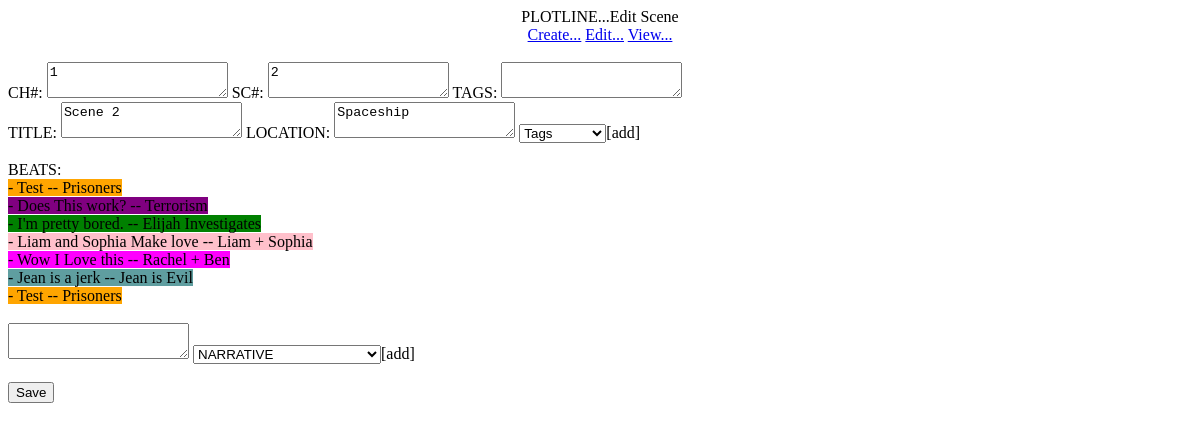
/editscene/89, run on an earlier commit of the app's database.
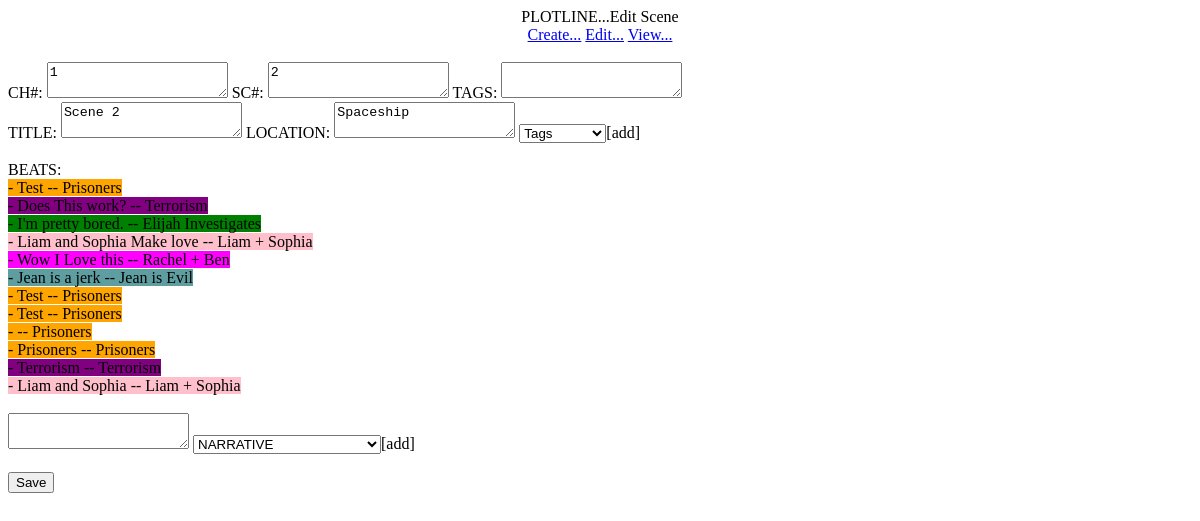
And on a later commit of the database.
### tables this page shows
CREATE TABLE "MAIN" (
	"KEY"	INTEGER UNIQUE,
	"CHAPTER"	INTEGER,
	"SCENE"	INTEGER,
	"TITLE"	TEXT UNIQUE,
	"LOCATION"	TEXT,
	"TAGS"	TEXT,
	PRIMARY KEY("KEY" AUTOINCREMENT)
);

CREATE TABLE "SCENE" (
	"KEY"	INTEGER,
	"NARRATIVE"	TEXT,
	"scene75"	TEXT,
	"scene76"	TEXT,
	"scene77"	TEXT,
	"scene78"	TEXT,
	"scene79"	TEXT,
	"scene80"	TEXT,
	"scene81"	TEXT,
	"scene82"	TEXT,
	"scene83"	TEXT,
	"scene84"	TEXT,
	"scene85"	TEXT
, scene86 TEXT, scene87 TEXT, scene88 TEXT, scene89 TEXT, scene90 TEXT, scene91 TEXT, scene92 TEXT, scene93 TEXT, scene94 TEXT);

### plotline.py (the view)
@app.route('/editscene/<KEY>')
def editscene(KEY):
	key = str(KEY)
	scenenumber = 'scene' + str(KEY)
	import sqlite3
	connection = sqlite3.connect('projdbs/' + database)
	connection.row_factory = sqlite3.Row
	cursor = connection.cursor()
	cursor.execute("SELECT * FROM MAIN WHERE KEY = ?", (key,))
	rows = cursor.fetchall()
	cursor.execute('SELECT * FROM SCENE WHERE ? != "NULL"', (scenenumber,))
	beat = cursor.fetchall()
	return render_template('editscene.html', rows=rows, key=key, beat=beat,\
	 scenenumber=scenenumber, narrative1=narrative1, narrative2=narrative2,\
	  narrative3=narrative3, narrative4=narrative4, narrative5=narrative5,\
	  narrative6=narrative6, narrative7=narrative7, narrative8=narrative8,\
	  narrative9=narrative9, narrative10=narrative10, narrative11=narrative11,\
	  narrative12=narrative12, narrative13=narrative13, narrative14=narrative14,\
	  narrative15=narrative15, narrative16=narrative16, narrative17=narrative17,\
	  narrative18=narrative18, narrative19=narrative19, narrative20=narrative20)

### templates/editscene.html (shortened to what this page needs)
<!DOCTYPE html PUBLIC "-//W3C//DTD HTML 4.01//EN" "http://www.w3.org/TR/html4/strict.dtd">
<html><head>
</head>
<body>
<div style="text-align: center;">PLOTLINE...Edit Scene<br>
  <a href="\createscene">Create...</a>
  <a href="\editscene">Edit...</a>
  <a href="\viewoutline">View...</a>
  <br>
  <br>
<div style="text-align: left;">
{% for row in rows %}
<form action="/updatescene/{{key}}" method="post">
  CH#: <textarea input name="CHAPTER">{{row['CHAPTER']}} </textarea>
  SC#: <textarea input name="SCENE">{{row['SCENE']}} </textarea>
  TAGS: <textarea input name="TAGS">{{row['TAGS']}} </textarea>
  <br>
  TITLE: <textarea input name="TITLE">{{row['TITLE']}} </textarea>
  LOCATION: <textarea input name='LOCATION'>{{row['LOCATION']}} </textarea>
  <select name="ADDTAGS" id="ADDTAGS">
  <option value="Tags">Tags</option>
  </select>[add]<br>
  <br>
  BEATS:
  <br>
  {% for row in beat %}
  {% if row[scenenumber] is not none %}
  {% if row['NARRATIVE'] == narrative1 %}
  {% set color = 'narrative1' %}
  {% elif row['NARRATIVE'] == narrative2 %}
  {% set color = 'narrative2' %}
  {% elif row['NARRATIVE'] == narrative3 %}
  {% set color = 'narrative3' %}
  {% elif row['NARRATIVE'] == narrative4 %}
  {% set color = 'narrative4' %}
  {% elif row['NARRATIVE'] == narrative5 %}
  {% set color = 'narrative5' %}
  {% elif row['NARRATIVE'] == narrative6 %}
  {% set color = 'narrative6' %}
  {% elif row['NARRATIVE'] == narrative7 %}
  {% set color = 'narrative7' %}
  {% elif row['NARRATIVE'] == narrative8 %}
  {% set color = 'narrative8' %}
  {% elif row['NARRATIVE'] == narrative9 %}
  {% set color = 'narrative9' %}
  {% elif row['NARRATIVE'] == narrative10 %}
  {% set color = 'narrative10' %}
  {% elif row['NARRATIVE'] == narrative11 %}
  {% set color = 'narrative11' %}
  {% elif row['NARRATIVE'] == narrative12 %}
  {% set color = 'narrative12' %}
  {% elif row['NARRATIVE'] == narrative13 %}
  {% set color = 'narrative13' %}
  {% elif row['NARRATIVE'] == narrative14 %}
  {% set color = 'narrative14' %}
  {% elif row['NARRATIVE'] == narrative15 %}
  {% set color = 'narrative15' %}
  {% elif row['NARRATIVE'] == narrative16 %}
  {% set color = 'narrative16' %}
  {% elif row['NARRATIVE'] == narrative17 %}
  {% set color = 'narrative17' %}
  {% elif row['NARRATIVE'] == narrative18 %}
  {% set color = 'narrative18' %}
  {% elif row['NARRATIVE'] == narrative19 %}
  {% set color = 'narrative19' %}
  {% elif row['NARRATIVE'] == narrative20 %}
  {% set color = 'narrative20' %}
  {% endif %}
  <span class="{{ color }}"> - {{row[scenenumber]}} -- {{row['NARRATIVE']}}</span><br>
  {% endif %}
  {% endfor %}
  <br>
  <textarea input name="BEATS"></textarea>
  <select name="NARRATIVE" id="NARRATIVE">
  <option value="">NARRATIVE</option>
  </select>[add]<br>
  <br>
   <input name="form" value="Save" type="submit">
</form>
{% endfor %}
</div>
</div>
</body></html>

### templates/editscene.html (style rules this page uses)
.narrative1 { background-color: orange; }
.narrative2 { background-color: purple; }
.narrative3 { background-color: pink; }
.narrative5 { background-color: cadetblue; }
.narrative6 { background-color: green; }
.narrative8 { background-color: fuchsia; }

What changed in the data, as far as the page shows it:
added SCENE: scene89 "Test", NARRATIVE "Prisoners"
added SCENE: NARRATIVE "Prisoners"
added SCENE: scene89 "Prisoners", NARRATIVE "Prisoners"
added SCENE: scene89 "Terrorism", NARRATIVE "Terrorism"
added SCENE: scene89 "Liam and Sophia", NARRATIVE "Liam + Sophia"
